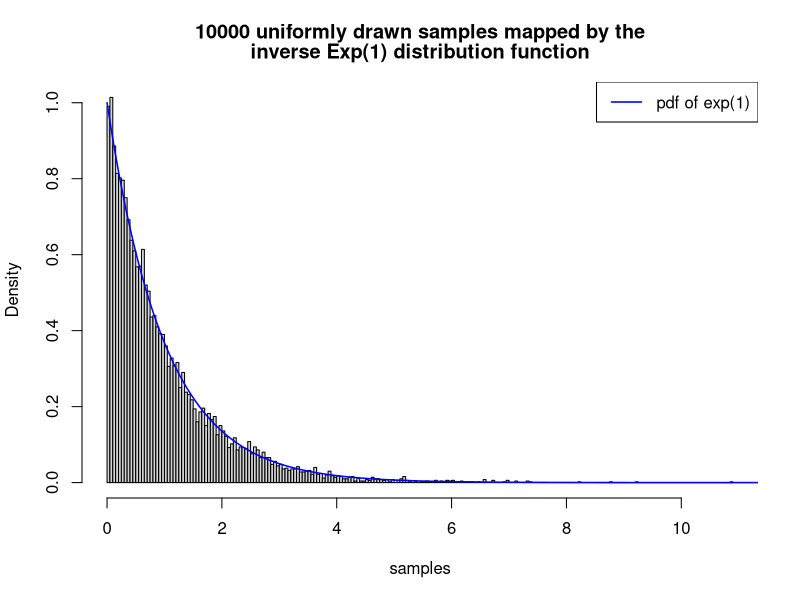

The R script that drew this image:
# Illustration of pseudo random generated number using the inverse method

inverse_method <- function(n_samples, F_inverse) {
    # Returns n_samples of a random variable having the distribution function
    # F.

    # ARGS:
    # n_samples - Number of drawn samples
    # F_inverse - Inverse function of the desired sampling distribution F

    uniform_samples <- runif(n=n_samples, min=0, max=1)
    return (F_inverse(uniform_samples))
}


inverse_exponential <- function(x) -log(1 - x)

# Illustrate drawn samples having exp(1) distributions using the inverse
# method
N_SAMPLES = 10000
exponential_samples <- inverse_method(N_SAMPLES, inverse_exponential)
x_range <- seq(0, 20, length=300)

plot_title <- c('10000 uniformly drawn samples mapped by the',
                'inverse Exp(1) distribution function')
hist(exponential_samples, breaks=250, probability=TRUE, main=plot_title,
     xlab='samples')
lines(x_range, dexp(x_range, rate=1), col='blue', lwd=1.5)
legend('topright', c('pdf of exp(1)'), col='blue', lwd=1.5)
# dev.copy(png, 'pseudo_random_illustration.png')
# dev.off()
